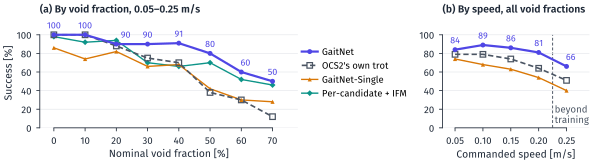

This figure's Python source:
"""CORRECTION 2026-11-12 (author): the checkpoint is iteration 300; every '350'
below was a mistake.
Plot the OCS2 sweep (Fig. fig:sweep, Sec. 5 of the L4DC paper).

PROVENANCE NOTE (2026-11-05): the author states that every learned value
plotted here is the mean over five training seeds at iteration 350, each seed
run on all trials; the per-seed logs are not in this repository. Comments below
that describe a value as a single run or another iteration predate this
statement and are kept as written.

Source of every number: the author's OCS2 sweep data of 2026-10-14 (the figure
of the 2026-10-28 draft, git 486a92a:figures/plot_ocs2_results.py), confirmed
on 2026-11-04 as the paper's sweep: GaitNet is the benchmark checkpoint
(iteration 350); every method ran on the same worlds, 12.5 cm tiles, 80 trials
per point; success = reach the end of a 3 m track within 1.5x the nominal time.
A 500-trial-per-point GaitNet sweep (100 per cell, 0.05-0.30 m/s) used in drafts
of 2026-11-03/04 had an evaluation mistake (author, 2026-11-04) and was removed
from the paper; it is kept only in git history.

Design rule (user, 2026-11-03): no error bars, whiskers, confidence bands or
heatmaps. Lines with markers, the values a reader needs printed next to the
marks. Here only GaitNet's values are printed (five lines in (a), three in
(b) leave no room for more); App. D lists every count. Author, 2026-11-12: no
shaded bands either, so the speeds above training in (b) are marked by a thin
dashed vertical divider between 0.20 and 0.25 m/s with the label "beyond
training" on its right (it replaced a grey axvspan).

Panels
- (a) Success vs void fraction (0-70 %), 80 trials per point spread over
  0.05-0.25 m/s: GaitNet, OCS2's own trot, GaitNet-Single (trained with one
  leg in swing at a time, same training seed), GaitNet with the IFM switched
  off (same weights), and Per-candidate + IFM (one training seed, trained
  without the IFM in the loop, run with the OCS2 IFM).
- (b) Success vs commanded speed (0.05-0.25 m/s), 80 trials per point, 10 at
  each of the eight void fractions: GaitNet, GaitNet-Single, OCS2's own trot.
  0.25 m/s is above GaitNet's 0.2 m/s training range (\\corlCmdVxMax).

Data conventions: integer success counts; every printed or asserted value is
computed with fractions.Fraction and rounded half up (decimal.ROUND_HALF_UP).
The counts were recovered from the 2026-10-28 figure's integer percentages
(each maps to exactly one count of 80 under round-half-even), and their totals
equal that draft's macros.

usage: python fig_sweep.py   (writes fig_sweep.pdf and fig_sweep.png here)
"""
import re
import subprocess
from decimal import ROUND_HALF_UP, Decimal
from fractions import Fraction
from pathlib import Path

import matplotlib
matplotlib.use("Agg")
import matplotlib.pyplot as plt
import numpy as np
from matplotlib import font_manager
from matplotlib.transforms import Bbox

HERE = Path(__file__).resolve().parent
CONSTANTS_TEX = HERE.parent / "constants.tex"

# ---------------------------------------------------------------- data
VOIDS = [0, 10, 20, 30, 40, 50, 60, 70]                 # void fraction [%]
SPEEDS = [0.05, 0.10, 0.15, 0.20, 0.25]                 # commanded speed [m/s]
TRAINED_MAX_SPEED = 0.2                                 # \corlCmdVxMax
# Divider in (b) halfway between the last trained speed and the first one above
# it: a line at exactly 0.20 m/s would cross three markers and a value.
X_DIVIDER = 0.5 * (TRAINED_MAX_SPEED + min(s for s in SPEEDS if s > TRAINED_MAX_SPEED))
TRIALS = 80                                             # trials per point and training seed
# Author, 2026-11-05: every value is the success rate [%] averaged over the five
# training seeds, rounded to a whole percent. The script therefore works in whole
# percentages (N = 100 "units"), prints them as given, and pools by plain means.
# The sweep's no-IFM run is not used (author: the benchmark's no-IFM result is the
# correct one).
N = 100
BY_VOID = {          # success [%] per void fraction (trials spread over 0.05-0.25 m/s)
    "GaitNet":             [100, 100, 90, 90, 91, 80, 60, 50],
    "OCS2's own trot":     [100, 100, 88, 75, 70, 38, 30, 12],
    "GaitNet-Single":      [86, 74, 82, 66, 68, 42, 30, 28],
    "Per-candidate + IFM": [98, 92, 94, 70, 66, 70, 52, 46],
}
BY_SPEED = {         # success [%] per speed (10 trials at each void fraction)
    "GaitNet":         [84, 89, 86, 81, 66],
    "GaitNet-Single":  [74, 68, 63, 54, 40],
    "OCS2's own trot": [79, 79, 74, 64, 51],
}
def half_up(x: Fraction, places: str = "0.1") -> Decimal:
    """Round an exact fraction half up to the given decimal places."""
    return (Decimal(x.numerator) / Decimal(x.denominator)).quantize(
        Decimal(places), ROUND_HALF_UP)


def pct(k: int, n: int) -> Fraction:
    """Exact success rate [%] of k successes out of n trials."""
    return Fraction(100 * k, n)


def value_label(k: int, n: int = N) -> str:
    """Whole percent, as the source gives it."""
    return str(k)


# ---------------------------------------------------------------- asserts
for _m, _ks in BY_VOID.items():
    assert len(_ks) == len(VOIDS) and all(0 <= k <= N for k in _ks), _m
for _m, _ks in BY_SPEED.items():
    assert len(_ks) == len(SPEEDS) and all(0 <= k <= N for k in _ks), _m
TOTAL = {m: sum(ks) for m, ks in BY_VOID.items()}
N_ALL = N * len(VOIDS)                                  # 8 points -> mean of percentages
POOLED = {m: str(half_up(pct(k, N_ALL))) for m, k in TOTAL.items()}
assert POOLED == {"GaitNet": "82.6", "OCS2's own trot": "64.1", "GaitNet-Single": "59.5",
                  "Per-candidate + IFM": "73.5"}, POOLED
# Prose claims that come from these values.
dense = slice(4, 8)                                     # 40-70 % voids
g_dense, t_dense = sum(BY_VOID["GaitNet"][dense]), sum(BY_VOID["OCS2's own trot"][dense])
assert (g_dense, t_dense) == (281, 150)                 # means 70.25 (70) vs 37.5 (38)
G, T, S = BY_SPEED["GaitNet"], BY_SPEED["OCS2's own trot"], BY_SPEED["GaitNet-Single"]
assert all(g > t for g, t in zip(G, T))                 # beat the trot at every speed
assert all(g > s for g, s in zip(G, S))                 # Single lower at every speed
assert all(g > s for g, s in zip(BY_VOID["GaitNet"], BY_VOID["GaitNet-Single"]))
_gt = [g - t for g, t in zip(BY_VOID["GaitNet"], BY_VOID["OCS2's own trot"])]
assert min(_gt[3:]) == 15 and max(_gt[3:]) == 42, _gt   # "from 30 % on, by 15 to 42 points"
assert G[1] - S[1] == 21                                # "21 points at 0.10 m/s"
assert all(g > 80 for g in G[:4]) and G[4] == 66        # "above 80 % up to 0.20, 66 % at 0.25"
# The printed pooled values must equal the prose macros.
MACROS = dict(re.findall(r"\\newcommand\{\\(corl\w+)\}\{([^}]*)\}",
                         CONSTANTS_TEX.read_text()))
for _m, _macro in {"GaitNet": "corlSweepFull", "GaitNet-Single": "corlSweepSingle",
                   "Per-candidate + IFM": "corlSweepMlp", "OCS2's own trot": "corlSweepTrot"}.items():
    assert MACROS[_macro] == POOLED[_m], (_macro, MACROS[_macro], POOLED[_m])
assert int(MACROS["corlOcsTrialsPerPoint"]) == TRIALS
assert MACROS["corlOcsDenseFull"] == str(half_up(pct(g_dense, 4 * N), "1"))
assert MACROS["corlOcsDenseTrot"] == str(half_up(pct(t_dense, 4 * N), "1"))
assert Decimal(MACROS["corlOcsSpeedMax"]) == Decimal(str(SPEEDS[-1]))
assert Decimal(MACROS["corlCmdVxMax"]) == Decimal(str(TRAINED_MAX_SPEED))
# Exactly the speeds right of the divider are above training (here only 0.25).
assert [s for s in SPEEDS if s > X_DIVIDER] == [s for s in SPEEDS if s > TRAINED_MAX_SPEED] == [0.25]
print("all value checks passed")

# ---------------------------------------------------------------- style
# Same font and rcParams as plot_ocs2_results.py, Fig. 1 and fig_bench.py.
for f in ("/usr/share/fonts/opentype/fira/FiraSans-Regular.otf",
          "/usr/share/fonts/opentype/fira/FiraSans-SemiBold.otf"):
    font_manager.fontManager.addfont(f)
plt.rcParams.update({
    "font.family": "Fira Sans", "font.size": 7.5,
    "axes.labelsize": 7.5, "xtick.labelsize": 7, "ytick.labelsize": 7,
    "legend.fontsize": 7, "axes.linewidth": 0.6,
    "xtick.major.width": 0.6, "ytick.major.width": 0.6,
    "xtick.major.size": 2.5, "ytick.major.size": 2.5,
    "axes.edgecolor": "#1F2937", "axes.labelcolor": "#1F2937",
    "xtick.color": "#1F2937", "ytick.color": "#1F2937",
    "pdf.fonttype": 42,
})
INK, MUTED, GRIDLINE = "#1F2937", "#4B5563", "#E5E7EB"
GAITNET, TROT = "#4F46E5", "#4B5563"
TITLE = dict(loc="left", fontsize=7.5, fontweight="semibold", color=INK, pad=4)
VALUE_PT = 6.5                  # value labels of (a)
DIVIDER_PT = 7.0                # "beyond training" label of (b); 7 pt floor at final size
DIVIDER_LW = 0.7                # dashed divider in (b) [pt]
DIVIDER_PAD_PT = 1.5            # gap between the divider and its label [pt]
PAD_PT = 0.8                    # gap between a marker's edge and its value [pt]
SHIFT_PT = 3.0                  # sideways shift of a value off a line [pt]
GAITNET_MS, TROT_MS, VARIANT_MS = 3.6, 4.0, 3.0      # marker sizes [pt]
STYLE = {   # method -> plot style; teal = Per-candidate + IFM as in Fig. 2a
    "GaitNet": dict(color=GAITNET, lw=1.6, marker="o", ms=GAITNET_MS, mew=0, zorder=5),
    "OCS2's own trot": dict(color=TROT, ls=(0, (3.2, 1.8)), lw=1.2, marker="s", ms=TROT_MS,
                            mfc="none", mec=TROT, mew=0.9, zorder=4),
    "GaitNet-Single": dict(color="#D97706", lw=1.0, marker="^", ms=VARIANT_MS, mew=0, zorder=3),
    "GaitNet, no IFM": dict(color="#DB2777", lw=1.0, marker="v", ms=VARIANT_MS, mew=0, zorder=3),
    "Per-candidate + IFM": dict(color="#0D9488", lw=1.0, marker="D", ms=VARIANT_MS, mew=0,
                                zorder=3),
}
EXTENT = {m: s["ms"] + (s.get("mew", 0) if s.get("mfc") == "none" else 0)
          for m, s in STYLE.items()}                    # drawn marker extent [pt]

# ---------------------------------------------------------------- layout [mm]
FIG_W, FIG_H = 152.0, 42.0      # \textwidth of the PMLR class x 42 mm
LEFT, TOP, BOTTOM = 9.6, 4.6, 9.4
W_A, GAP_AB, W_B = 66.0, 37.0, 37.5   # GAP_AB holds the legend column and (b)'s y labels
LEG_X = 1.0                           # legend: mm right of (a)
MM = 1 / 25.4
fig = plt.figure(figsize=(FIG_W * MM, FIG_H * MM))
_h = (FIG_H - TOP - BOTTOM) / FIG_H
_x = [LEFT, LEFT + W_A + GAP_AB]
assert _x[1] + W_B < FIG_W - 1.5, _x
ax_a = fig.add_axes([_x[0] / FIG_W, BOTTOM / FIG_H, W_A / FIG_W, _h])
ax_b = fig.add_axes([_x[1] / FIG_W, BOTTOM / FIG_H, W_B / FIG_W, _h])
Y_MAX = 118                     # headroom for the labels above 100 % (42 mm tall)


def style_axes(ax, xs, pad, xlabel):
    ax.set_xlim(xs[0] - pad, xs[-1] + 1.8 * pad)
    ax.set_ylim(0, Y_MAX)
    ax.set_xticks(xs)
    ax.set_yticks(range(0, 101, 20))
    ax.set_xlabel(xlabel, labelpad=2)
    ax.set_ylabel("Success [%]", labelpad=2)
    ax.grid(axis="y", color=GRIDLINE, lw=0.5, zorder=0)
    ax.spines[["top", "right"]].set_visible(False)
    ax.spines["left"].set_bounds(0, 100)   # the headroom above 100 holds labels
    ax.spines["bottom"].set_bounds(xs[0], xs[-1])


# (a) by void fraction
style_axes(ax_a, VOIDS, 4.5, "Nominal void fraction [%]")
ax_a.set_title("(a) By void fraction, 0.05–0.25 m/s", **TITLE)
lines = {"a": {}, "b": {}}
for m in ("Per-candidate + IFM", "GaitNet-Single", "OCS2's own trot", "GaitNet"):
    (lines["a"][m],) = ax_a.plot(VOIDS, [float(pct(k, N)) for k in BY_VOID[m]], label=m, **STYLE[m])

# (b) by speed; 0.25 m/s is above the training range: a thin dashed divider
# (no shaded band), from 0 to 100 % like the left spine, labelled on its right.
style_axes(ax_b, SPEEDS, 0.0225, "Commanded speed [m/s]")
ax_b.set_xticklabels([f"{s:.2f}" for s in SPEEDS])
ax_b.set_ylabel("")              # same axis as (a); its label is there
divider = ax_b.axvline(X_DIVIDER, ymin=0, ymax=100 / Y_MAX, color=MUTED, lw=DIVIDER_LW,
                       ls=(0, (3.0, 2.0)), zorder=1)
# Lower-right corner: below GaitNet-Single's 40 % at 0.25 m/s. The white box only
# hides the light 20 % gridline behind the text; it is invisible on the white axes.
divider_label = ax_b.annotate("beyond\ntraining", (X_DIVIDER, 3), xytext=(DIVIDER_PAD_PT, 0),
                              textcoords="offset points", ha="left", va="bottom",
                              fontsize=DIVIDER_PT, color=MUTED, linespacing=1.05, zorder=2,
                              bbox=dict(boxstyle="square,pad=0.1", fc="white", ec="none"))
ax_b.set_title("(b) By speed, all void fractions", **TITLE)
for m in ("GaitNet-Single", "OCS2's own trot", "GaitNet"):
    (lines["b"][m],) = ax_b.plot(SPEEDS, [float(pct(k, N)) for k in BY_SPEED[m]], label=m,
                                 **STYLE[m])

# One legend for both panels, a column between them.
order = ["GaitNet", "OCS2's own trot", "GaitNet-Single", "Per-candidate + IFM"]
leg = fig.legend(handles=[lines["a"][m] for m in order], labels=order, loc="center left",
                 ncol=1, frameon=False, handlelength=1.7, fontsize=6.8,
                 bbox_to_anchor=((LEFT + W_A + LEG_X) / FIG_W,
                                 (BOTTOM + 0.5 * (FIG_H - TOP - BOTTOM)) / FIG_H),
                 borderaxespad=0.0, borderpad=0.0, labelspacing=0.45, handletextpad=0.45)

# ---------------------------------------------------------------- GaitNet's values
# Each value goes to the first candidate position around its marker that
# overlaps no line, marker, legend, title or earlier value and stays inside
# the axes; preferred above the marker (GaitNet's line is mostly the top one).
fig.canvas.draw()
renderer = fig.canvas.get_renderer()
px_per_pt = fig.dpi / 72


def grow(box: Bbox, pt: float) -> Bbox:
    d = pt * px_per_pt
    return Bbox.from_extents(box.x0 - d, box.y0 - d, box.x1 + d, box.y1 + d)


def hits_polyline(box: Bbox, pts) -> bool:
    """True if any segment of the polyline passes through the box."""
    for p, q in zip(pts[:-1], pts[1:]):
        t = np.linspace(0, 1, 400)[:, None]
        s = p + t * (q - p)
        if ((s[:, 0] > box.x0) & (s[:, 0] < box.x1)
                & (s[:, 1] > box.y0) & (s[:, 1] < box.y1)).any():
            return True
    return False


def candidates(r_pt: float):
    d = r_pt + PAD_PT
    f = SHIFT_PT
    return [("N", (0, d), "center", "bottom"), ("N<", (-f, d), "center", "bottom"),
            ("N>", (f, d), "center", "bottom"), ("NE", (d, d), "left", "bottom"),
            ("NW", (-d, d), "right", "bottom"), ("E", (d, 0), "left", "center"),
            ("W", (-d, 0), "right", "center"), ("S", (0, -d), "center", "top"),
            ("SE", (d, -d), "left", "top"), ("SW", (-d, -d), "right", "top")]


def marker_boxes(ax, panel_lines):
    """Pixel boxes of every drawn marker of a panel."""
    boxes = []
    for m, ln in panel_lines.items():
        r = 0.5 * EXTENT[m] * px_per_pt
        for cx, cy in ax.transData.transform(ln.get_xydata()):
            boxes.append(Bbox.from_extents(cx - r, cy - r, cx + r, cy + r))
    return boxes


def polylines(ax, panel_lines):
    """(line, pixel vertices) of every data line of a panel."""
    return [(ln, ax.transData.transform(ln.get_xydata())) for ln in panel_lines.values()]


def divider_box() -> Bbox:
    """Pixel box of (b)'s dashed divider: x from data, y from 0 to 100 % (axvline is
    drawn in a blended data/axes transform, so it is not a data polyline)."""
    x = ax_b.transData.transform((X_DIVIDER, 0))[0]
    y0, y1 = ax_b.transData.transform([(X_DIVIDER, 0), (X_DIVIDER, 100)])[:, 1]
    d = 0.5 * DIVIDER_LW * px_per_pt
    return Bbox.from_extents(x - d, y0, x + d, y1)


def place_values(ax, xs, ks, panel_lines, extra_obstacles=()):
    ax_box = ax.get_window_extent(renderer)
    markers = marker_boxes(ax, panel_lines)
    polys = polylines(ax, panel_lines)
    obstacles = [leg.get_window_extent(renderer), ax.title.get_window_extent(renderer),
                 *extra_obstacles]
    placed, chosen = [], []
    for x, k in zip(xs, ks):
        y, text = float(pct(k, N)), value_label(k)
        tried = []
        for name, off, ha, va in candidates(0.5 * max(EXTENT.values())):
            t = ax.annotate(text, (x, y), xytext=off, textcoords="offset points", ha=ha, va=va,
                            fontsize=VALUE_PT, color=GAITNET, zorder=6)
            b = t.get_window_extent(renderer)
            g = grow(b, 0.4)
            if not (b.x0 >= ax_box.x0 and b.x1 <= ax_box.x1 and b.y0 >= ax_box.y0
                    and b.y1 <= ax_box.y1):
                why = "outside axes"
            elif any(g.overlaps(o) for o in obstacles):
                why = "legend or title"
            elif any(g.overlaps(o) for o in markers):
                why = "marker"
            elif any(g.overlaps(o) for o in placed):
                why = "value label"
            elif any(hits_polyline(grow(b, 0.4 + 0.5 * ln.get_linewidth()), pl)
                     for ln, pl in polys):
                why = "line"
            else:
                placed.append(b)
                chosen.append(name)
                break
            tried.append(f"{name}: {why}")
            t.remove()
        else:
            raise AssertionError(f"no free place for GaitNet {text} at {x}: {tried}")
    return chosen


print("label positions (a):", place_values(ax_a, VOIDS, BY_VOID["GaitNet"], lines["a"]))
print("label positions (b):", place_values(
    ax_b, SPEEDS, BY_SPEED["GaitNet"], lines["b"],
    extra_obstacles=[divider_box(), divider_label.get_bbox_patch().get_window_extent(renderer)]))

# ---------------------------------------------------------------- checks
# Nothing may leave the figure; the legend must not touch either panel or a
# tick label of (b).
fig.canvas.draw()
fig_box = fig.bbox
for artist in [leg, ax_a.title, ax_b.title, ax_a.xaxis.label, ax_b.xaxis.label,
               ax_a.yaxis.label, ax_b.yaxis.label] + ax_a.texts + ax_b.texts:
    b = artist.get_window_extent(renderer)
    assert b.x0 >= 0 and b.y0 >= 0 and b.x1 <= fig_box.x1 and b.y1 <= fig_box.y1, artist
_lb = grow(leg.get_window_extent(renderer), 0.6)
assert _lb.x0 > ax_a.get_window_extent(renderer).x1, "legend reaches into (a)"
_bleft = min([t.get_window_extent(renderer).x0 for t in ax_b.get_yticklabels() if t.get_text()]
             + [ax_b.yaxis.label.get_window_extent(renderer).x0])
assert _lb.x1 < _bleft - 1, "legend reaches (b)'s y labels"
assert ax_b.title.get_window_extent(renderer).x0 > ax_a.title.get_window_extent(renderer).x1
# The divider label (box included) lies right of the divider, inside the figure,
# and touches no line, marker, GaitNet value, title or the divider itself.
_dl = grow(divider_label.get_bbox_patch().get_window_extent(renderer), 0.4)
_div = divider_box()
assert _dl.x0 > _div.x1, "divider label reaches the divider"
assert _dl.x1 <= fig_box.x1 and _dl.y0 >= ax_b.get_window_extent(renderer).y0, _dl
assert not any(_dl.overlaps(o) for o in marker_boxes(ax_b, lines["b"])), "label on a marker"
assert not any(hits_polyline(grow(_dl, 0.5 * ln.get_linewidth()), pl)
               for ln, pl in polylines(ax_b, lines["b"])), "label on a line"
assert not any(_dl.overlaps(t.get_window_extent(renderer)) for t in ax_b.texts
               if t is not divider_label), "label on a value"
assert not _dl.overlaps(ax_b.title.get_window_extent(renderer)), "label on the title"
# The divider crosses no GaitNet value either.
assert not any(_div.overlaps(t.get_window_extent(renderer)) for t in ax_b.texts
               if t is not divider_label), "divider through a value"
print("divider at %.3f m/s; label %.1f x %.1f mm" % (
    X_DIVIDER, *(np.array([_dl.width, _dl.height]) / fig.dpi * 25.4)))

fig.savefig(HERE / "fig_sweep.png", dpi=300)
# Text to outlines with Inkscape, like Figs. 1 and 2.
raw = HERE / "fig_sweep.raw.pdf"
fig.savefig(raw)
subprocess.run(["inkscape", str(raw), "--export-type=pdf", "--export-text-to-path",
                "-o", str(HERE / "fig_sweep.pdf")], check=True, capture_output=True)
raw.unlink()
print("wrote", HERE / "fig_sweep.pdf")
